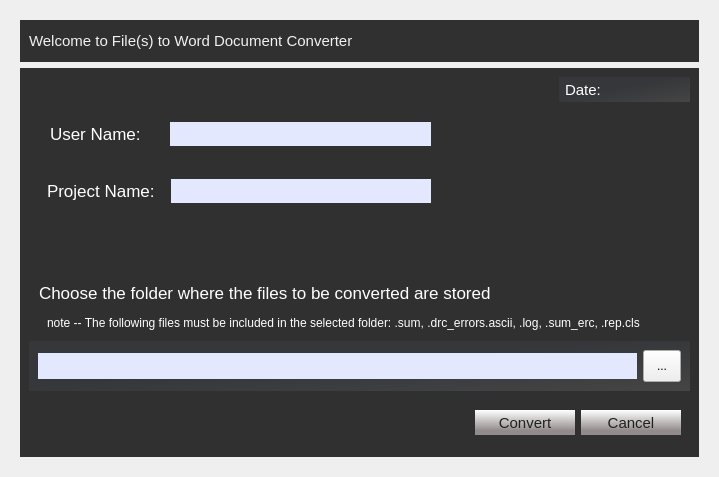
<?xml version="1.0" encoding="UTF-8"?>
<ui version="4.0">
 <class>Dialog</class>
 <widget class="QDialog" name="Dialog">
  <property name="geometry">
   <rect>
    <x>0</x>
    <y>0</y>
    <width>719</width>
    <height>477</height>
   </rect>
  </property>
  <property name="windowTitle">
   <string>Dialog</string>
  </property>
  <property name="styleSheet">
   <string notr="true">#Dialog{
	border-image: url(:/img/island-paradise-nature-landscapes-9876-hq.jpg) 0 0 0 0 stretch stretch;
	border-image: url(:/images/img/island-paradise-nature-landscapes-9876-hq.jpg)  0 0 0 0 stretch stretch;;
}</string>
  </property>
  <layout class="QVBoxLayout" name="verticalLayout_2">
   <item>
    <widget class="QWidget" name="verticalWidget" native="true">
     <property name="styleSheet">
      <string notr="true">#verticalWidget{

}</string>
     </property>
     <layout class="QVBoxLayout" name="verticalLayout">
      <item>
       <widget class="QLabel" name="title">
        <property name="styleSheet">
         <string notr="true">#title{
	padding-left: 5px;
	background-color: rgb(0, 0, 0, 80%);
	max-height:42px;
	color: rgb(241, 241, 241);
	border:none;
	font-size: 15px;
}</string>
        </property>
        <property name="text">
         <string>Welcome to File(s) to Word Document Converter</string>
        </property>
       </widget>
      </item>
      <item>
       <widget class="QWidget" name="interfaceContainer" native="true">
        <property name="styleSheet">
         <string notr="true">#interfaceContainer{
		background-color: rgb(0, 0, 0, 80%);
		padding-bottom: -30px;
}</string>
        </property>
        <layout class="QVBoxLayout" name="verticalLayout_3">
         <item>
          <widget class="QLabel" name="date">
           <property name="styleSheet">
            <string notr="true">#date{
	margin-left:530px;
	padding-left: 2px;
	background-color: qlineargradient(spread:pad, x1:0, y1:0, x2:1, y2:1, stop:0.443182 rgba(98, 116, 146, 10%), stop:1 rgba(255, 255, 255, 10%));
	max-height:25px;
	min-width: 100px;
	color: rgb(255, 255, 255);
	font-size: 15px;
}</string>
           </property>
           <property name="text">
            <string>Date:</string>
           </property>
          </widget>
         </item>
         <item>
          <widget class="QWidget" name="userInfo_2" native="true">
           <layout class="QHBoxLayout" name="userInfo">
            <item>
             <widget class="QLabel" name="userNameNote">
              <property name="styleSheet">
               <string notr="true">#userNameNote{
	max-height: 30px;
	color: rgb(255, 255, 255);
	padding-left: 8px;
	padding-right: 18px;
	font-size: 17px;
}</string>
              </property>
              <property name="text">
               <string>User Name:</string>
              </property>
             </widget>
            </item>
            <item>
             <widget class="QLineEdit" name="userNameEdit">
              <property name="styleSheet">
               <string notr="true">#userNameEdit{
	height: 20px;
	background-color: rgb(228, 232, 255);
	max-width: 320px;
	margin-right: 250px;
	border: none;
	color: rgb(44, 44, 44);
	font-size: 15px;
	padding-bottom: 2px;
	padding-top: 2px;
	padding-left:2px;
}

#userNameEdit:focus{
	border: none
}</string>
              </property>
             </widget>
            </item>
           </layout>
          </widget>
         </item>
         <item>
          <widget class="QWidget" name="projectInfo_2" native="true">
           <layout class="QHBoxLayout" name="projectInfo">
            <item>
             <widget class="QLabel" name="projectName">
              <property name="styleSheet">
               <string notr="true">#projectName{
	max-height: 30px;
	color: rgb(255, 255, 255);
	padding-left: 5px;
	font-size: 17px;
}</string>
              </property>
              <property name="text">
               <string>Project Name: </string>
              </property>
             </widget>
            </item>
            <item>
             <widget class="QLineEdit" name="projectNameEdit">
              <property name="styleSheet">
               <string notr="true">#projectNameEdit{
	height: 20px;
	background-color: rgb(228, 232, 255);
	max-width: 320px;
	margin-right: 250px;
	border: none;
	font-size: 15px;
	padding-bottom: 2px;
	padding-top: 2px;
	padding-left:2px;
	color: rgb(44, 44, 44);
}

#projectNameEdit:focus{
	border: none
}</string>
              </property>
             </widget>
            </item>
           </layout>
          </widget>
         </item>
         <item>
          <widget class="QLabel" name="spaceFiller">
           <property name="text">
            <string/>
           </property>
          </widget>
         </item>
         <item>
          <widget class="QLabel" name="folderSearchLabel">
           <property name="styleSheet">
            <string notr="true">#folderSearchLabel{
	max-height: 30px;
	color: rgb(255, 255, 255);
	padding-left: 6px;
	font-size: 17px;
	padding-bottom: -7px;
}</string>
           </property>
           <property name="text">
            <string>Choose the folder where the files to be converted are stored</string>
           </property>
          </widget>
         </item>
         <item>
          <widget class="QLabel" name="note">
           <property name="styleSheet">
            <string notr="true">#note{
	max-height: 35px;	
	color: rgb(255, 255, 255);
	padding-left: 15px;
	margin-bottom: -10px;
	font-size: 12px;
}</string>
           </property>
           <property name="text">
            <string>note -- The following files must be included in the selected folder: .sum, .drc_errors.ascii, .log, .sum_erc, .rep.cls</string>
           </property>
          </widget>
         </item>
         <item>
          <widget class="QWidget" name="folderSearch" native="true">
           <property name="styleSheet">
            <string notr="true">#folderSearch{
	max-height: 50px;
background-color: qlineargradient(spread:pad, x1:0, y1:0, x2:1, y2:1, stop:0.443182 rgba(98, 116, 146, 10%), stop:1 rgba(255, 255, 255, 10%));
}</string>
           </property>
           <layout class="QHBoxLayout" name="horizontalLayout_3">
            <item>
             <widget class="QLineEdit" name="fileInput">
              <property name="styleSheet">
               <string notr="true">#fileInput{
	max-height: 22px;
	background-color: rgb(228, 232, 255);
	border: none;
	font-size: 15px;
	padding-bottom: 2px;
	padding-top: 2px;
	padding-left:2px;
	color: rgb(44, 44, 44);
}

#fileInput:focus{
	border: none
}</string>
              </property>
             </widget>
            </item>
            <item>
             <widget class="QToolButton" name="toolButton">
              <property name="cursor">
               <cursorShape>PointingHandCursor</cursorShape>
              </property>
              <property name="styleSheet">
               <string notr="true">#toolButton{
	border-image: url(:/images/img/folder-icon-512x512.png) 0 0 0 0 stretch;
	height: 30px;
	width: 30px;
}</string>
              </property>
              <property name="text">
               <string>...</string>
              </property>
             </widget>
            </item>
           </layout>
          </widget>
         </item>
         <item>
          <widget class="QWidget" name="buttonContainer" native="true">
           <property name="styleSheet">
            <string notr="true">#buttonContainer{
		
}</string>
           </property>
           <layout class="QHBoxLayout" name="horizontalLayout_2">
            <item>
             <widget class="QLabel" name="spaceHelper">
              <property name="styleSheet">
               <string notr="true"/>
              </property>
              <property name="text">
               <string/>
              </property>
             </widget>
            </item>
            <item>
             <widget class="QLabel" name="spaceHelper_2">
              <property name="styleSheet">
               <string notr="true"/>
              </property>
              <property name="text">
               <string/>
              </property>
             </widget>
            </item>
            <item>
             <widget class="QPushButton" name="okButton">
              <property name="cursor">
               <cursorShape>PointingHandCursor</cursorShape>
              </property>
              <property name="styleSheet">
               <string notr="true">#okButton{
	color: rgb(31, 33, 30);
	border:none;
	font-size: 15px;
	max-width: 100px;
	min-height: 25px;

	text-align:center;
	subcontrol-position: center;
	
	background-color: qlineargradient(spread:reflect, x1:1, y1:1, x2:1, y2:0, stop:0.176136 rgba(147, 139, 139, 255), stop:1 rgba(255, 255, 255, 255));

}

#okButton:hover{
	background-color: rgb(255,255, 250,50%);
}

#okButton:focus {
	border: none;
	outline: none;
}</string>
              </property>
              <property name="text">
               <string>Convert</string>
              </property>
             </widget>
            </item>
            <item>
             <widget class="QPushButton" name="cancelButton">
              <property name="cursor">
               <cursorShape>PointingHandCursor</cursorShape>
              </property>
              <property name="styleSheet">
               <string notr="true">#cancelButton{
	color: rgb(31, 33, 30);
	border:none;
	font-size: 15px;
	max-width: 100px;
	min-height: 25px;
	text-align:center;
	subcontrol-position: center;
	background-color: qlineargradient(spread:reflect, x1:1, y1:1, x2:1, y2:0, stop:0.176136 rgba(147, 139, 139, 255), stop:1 rgba(255, 255, 255, 255));
}

#cancelButton:hover{
	background-color: rgb(255,255, 250,50%);
}

#cancelButton:focus {
	border: none;
	outline: none;
}</string>
              </property>
              <property name="text">
               <string>Cancel</string>
              </property>
             </widget>
            </item>
           </layout>
          </widget>
         </item>
        </layout>
       </widget>
      </item>
     </layout>
    </widget>
   </item>
  </layout>
 </widget>
 <resources>
  <include location="images.qrc"/>
 </resources>
 <connections/>
</ui>
